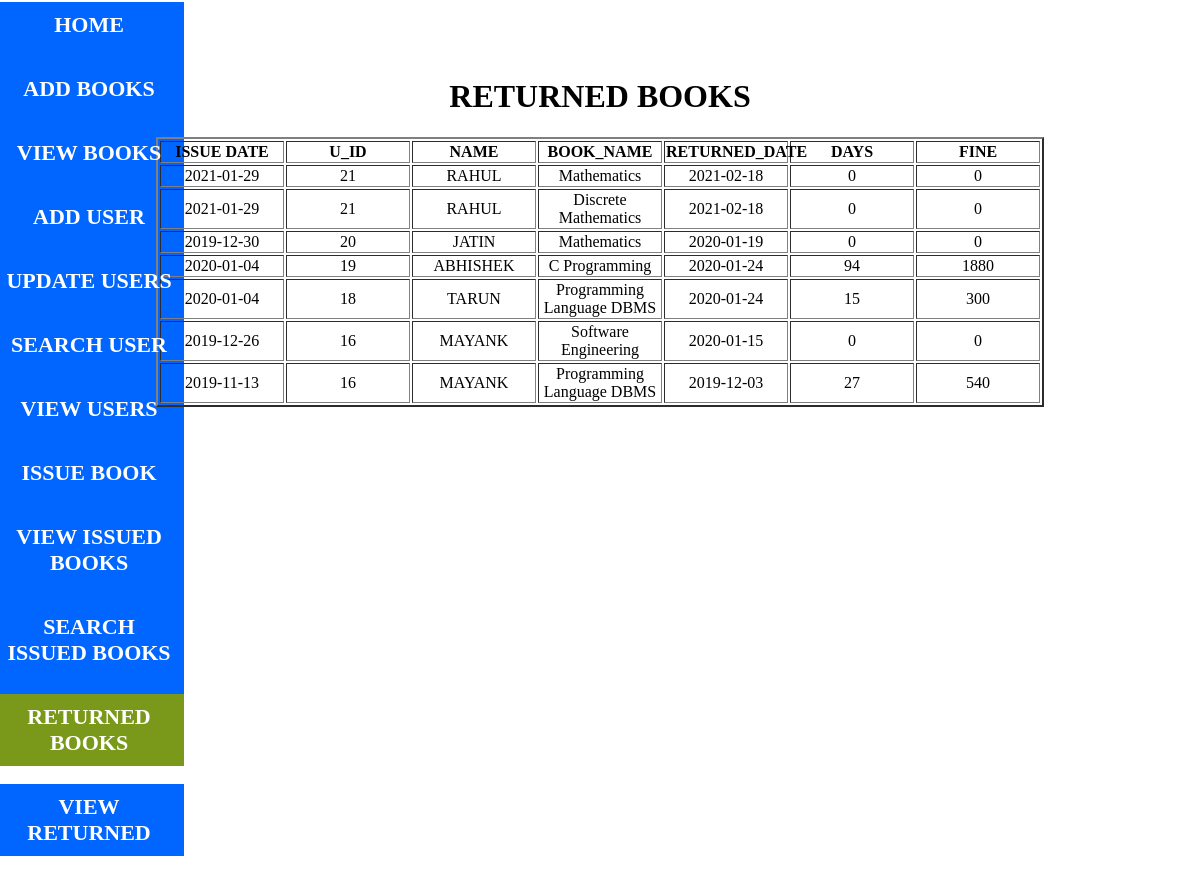
/viewreturnedbooks.php, run on the app's committed database.
### tables this page shows
CREATE TABLE IF NOT EXISTS `returnedbooks` (
  `ISSUE_DATE` date NOT NULL,
  `U_ID` int(11) NOT NULL,
  `NAME` text NOT NULL,
  `BOOK_NAME` text NOT NULL,
  `RETURNED_DATE` date NOT NULL,
  `DAYS` int(11) NOT NULL,
  `FINE` int(11) NOT NULL
);

### viewreturnedbooks.php (the view, shortened to what this page needs)
<HTML>
<head>
</head>
<body>
<div class="menu">
  <div class="menu1">
  <ul>
  <li><a href="aa.php">HOME</a></li><br/>
<li><a href="addbook.php">ADD BOOKS</a></li><br/>
<li><a href="addbookview.php">VIEW BOOKS</a></li><br/>
<li><a href="adduser.php">ADD USER</a></li><br/>
<li><a href="userview.php">UPDATE USERS</a></li><br/>
<li><a href="searchuser.php">SEARCH USER</a></li><br/>
<li><a href="adduserview.php">VIEW USERS</a></li><br/>
<li><a href="issuebook.php">ISSUE BOOK</a></li><br/>
<li><a href="issuebookview11.php">VIEW ISSUED BOOKS</a></li><br/>
<li><a href="search.php" >SEARCH ISSUED BOOKS</a></li><br/>
<li><a href="viewreturnedbooks.php" style="background-color:#7A991A;">RETURNED BOOKS</a></li><br/>
<li><a href="searchreturnedbooks.php">VIEW RETURNED</a></li><br/>
</ul>
</div>
</div>
<div class="main">
<center><h1><strong>RETURNED BOOKS</strong></h1></center>
<table   border="2" align="center" class="ab">
<tr><td ><strong>ISSUE DATE</strong></td><td ><strong>U_ID</strong></td><td><strong>NAME</strong></td><td><strong>BOOK_NAME</strong></td><td><strong>RETURNED_DATE</strong></td><td><strong>DAYS</strong></td><td><strong>FINE</strong></td></tr>
<?php
  $select=mysql_query("SELECT * FROM returnedbooks order by U_ID desc ");
  while($userrow=mysql_fetch_array($select))
  {
     $ISSUE_DATE=$userrow['ISSUE_DATE'];
  $U_ID=$userrow['U_ID'];
  $NAME=$userrow['NAME'];
  $BOOK_NAME=$userrow['BOOK_NAME'];
  $RETURNED_DATE=$userrow['RETURNED_DATE'];
  $DAYS=$userrow['DAYS'];
  $FINE=$userrow['FINE'];
  ?>
  <tr>
<td><span><?php echo $ISSUE_DATE; ?></span></td>
<td><span><?php echo $U_ID; ?></span></td>
<td ><span><?php echo $NAME; ?></span></td>
<td ><span><?php echo $BOOK_NAME; ?></span></td>
<td ><span><?php echo $RETURNED_DATE; ?></span></td>
<td ><span><?php echo $DAYS; ?></span></td>
<td ><span><?php echo $FINE; ?></span></td>
</tr>
<?php } ?></table>
</div>
</body>
</html>

### viewreturnedbooks.php (style rules this page uses)
.menu { background-color:#0066FF; width:190px; height:755px; margin-left:-14px; margin-top:-28px; }
.menu1 { margin-top:30px; }
a:link,a:visited { display:block; font-size:22px; font-weight:bold; color:#FFFFFF; background-color:#0066FF; width:170px; text-align:center; padding:10px; text-decoration:none; text-transform:uppercase; }
ul { list-style-type:none; margin:0; padding:0; }
.main { margin-top:-700px; }
.ab { table-layout:fixed; width:75%; text-align:center; }

### data on the page
returnedbooks: ISSUE_DATE "2021-01-29", U_ID "21", NAME "RAHUL", BOOK_NAME "Mathematics", RETURNED_DATE "2021-02-18", DAYS "0", FINE "0"
returnedbooks: ISSUE_DATE "2021-01-29", U_ID "21", NAME "RAHUL", BOOK_NAME "Discrete Mathematics", RETURNED_DATE "2021-02-18", DAYS "0", FINE "0"
returnedbooks: ISSUE_DATE "2019-12-30", U_ID "20", NAME "JATIN", BOOK_NAME "Mathematics", RETURNED_DATE "2020-01-19", DAYS "0", FINE "0"
returnedbooks: ISSUE_DATE "2020-01-04", U_ID "19", NAME "ABHISHEK", BOOK_NAME "C Programming", RETURNED_DATE "2020-01-24", DAYS "94", FINE "1880"
returnedbooks: ISSUE_DATE "2020-01-04", U_ID "18", NAME "TARUN", BOOK_NAME "Programming Language DBMS", RETURNED_DATE "2020-01-24", DAYS "15", FINE "300"
returnedbooks: ISSUE_DATE "2019-12-26", U_ID "16", NAME "MAYANK", BOOK_NAME "Software Engineering", RETURNED_DATE "2020-01-15", DAYS "0", FINE "0"
returnedbooks: ISSUE_DATE "2019-11-13", U_ID "16", NAME "MAYANK", BOOK_NAME "Programming Language DBMS", RETURNED_DATE "2019-12-03", DAYS "27", FINE "540"
